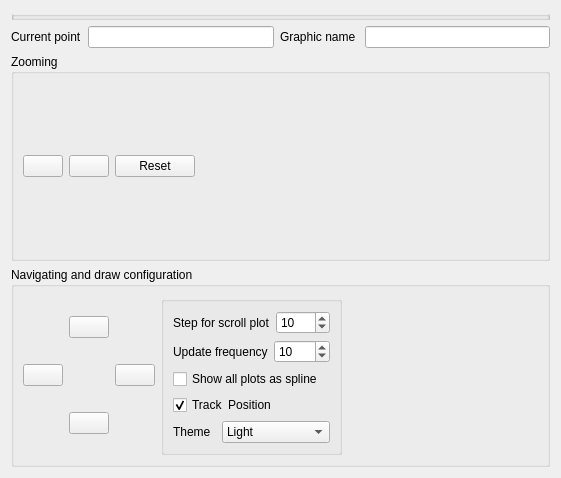
<?xml version="1.0" encoding="UTF-8"?>
<ui version="4.0">
 <class>plotter_graph</class>
 <widget class="QWidget" name="plotter_graph">
  <property name="geometry">
   <rect>
    <x>0</x>
    <y>0</y>
    <width>561</width>
    <height>478</height>
   </rect>
  </property>
  <property name="windowTitle">
   <string>Form</string>
  </property>
  <layout class="QVBoxLayout" name="verticalLayout">
   <item>
    <widget class="QGroupBox" name="gbxGraphs">
     <property name="sizePolicy">
      <sizepolicy hsizetype="Expanding" vsizetype="Expanding">
       <horstretch>0</horstretch>
       <verstretch>0</verstretch>
      </sizepolicy>
     </property>
     <property name="title">
      <string/>
     </property>
     <layout class="QVBoxLayout" name="verticalLayout_2">
      <property name="spacing">
       <number>0</number>
      </property>
      <property name="sizeConstraint">
       <enum>QLayout::SetMaximumSize</enum>
      </property>
      <property name="leftMargin">
       <number>0</number>
      </property>
      <property name="topMargin">
       <number>0</number>
      </property>
      <property name="rightMargin">
       <number>0</number>
      </property>
      <property name="bottomMargin">
       <number>0</number>
      </property>
      <item>
       <layout class="QVBoxLayout" name="loForPlots">
        <property name="spacing">
         <number>6</number>
        </property>
       </layout>
      </item>
     </layout>
    </widget>
   </item>
   <item>
    <layout class="QHBoxLayout" name="horizontalLayout_4">
     <item>
      <widget class="QLabel" name="lblCurPoint">
       <property name="text">
        <string>Current point</string>
       </property>
      </widget>
     </item>
     <item>
      <widget class="QLineEdit" name="edtCurPoint">
       <property name="readOnly">
        <bool>true</bool>
       </property>
      </widget>
     </item>
     <item>
      <widget class="QLabel" name="lblGraphicName">
       <property name="text">
        <string>Graphic name </string>
       </property>
      </widget>
     </item>
     <item>
      <widget class="QLineEdit" name="edtGraphicName">
       <property name="readOnly">
        <bool>true</bool>
       </property>
      </widget>
     </item>
    </layout>
   </item>
   <item>
    <widget class="QGroupBox" name="groupBox">
     <property name="title">
      <string>Zooming</string>
     </property>
     <layout class="QHBoxLayout" name="horizontalLayout">
      <item>
       <widget class="QPushButton" name="btnZoomIn">
        <property name="text">
         <string/>
        </property>
        <property name="icon">
         <iconset resource="plotter_resource.qrc">
          <normaloff>:/icons/resources/plus_blue.png</normaloff>:/icons/resources/plus_blue.png</iconset>
        </property>
       </widget>
      </item>
      <item>
       <widget class="QPushButton" name="btnZoomOut">
        <property name="text">
         <string/>
        </property>
        <property name="icon">
         <iconset resource="plotter_resource.qrc">
          <normaloff>:/icons/resources/minus_blue.png</normaloff>:/icons/resources/minus_blue.png</iconset>
        </property>
       </widget>
      </item>
      <item>
       <widget class="QPushButton" name="btnZoomReset">
        <property name="text">
         <string>Reset</string>
        </property>
       </widget>
      </item>
      <item>
       <spacer name="horizontalSpacer">
        <property name="orientation">
         <enum>Qt::Horizontal</enum>
        </property>
        <property name="sizeHint" stdset="0">
         <size>
          <width>40</width>
          <height>20</height>
         </size>
        </property>
       </spacer>
      </item>
     </layout>
    </widget>
   </item>
   <item>
    <widget class="QGroupBox" name="groupBox_2">
     <property name="sizePolicy">
      <sizepolicy hsizetype="Preferred" vsizetype="Fixed">
       <horstretch>0</horstretch>
       <verstretch>0</verstretch>
      </sizepolicy>
     </property>
     <property name="minimumSize">
      <size>
       <width>0</width>
       <height>0</height>
      </size>
     </property>
     <property name="title">
      <string>Navigating and draw configuration</string>
     </property>
     <layout class="QHBoxLayout" name="horizontalLayout_6">
      <item>
       <layout class="QGridLayout" name="gridButtons">
        <item row="1" column="2">
         <widget class="QPushButton" name="btnGraphicRight">
          <property name="text">
           <string/>
          </property>
          <property name="icon">
           <iconset resource="plotter_resource.qrc">
            <normaloff>:/icons/resources/solid-right.png</normaloff>:/icons/resources/solid-right.png</iconset>
          </property>
         </widget>
        </item>
        <item row="2" column="1">
         <widget class="QPushButton" name="btnGraphicDown">
          <property name="text">
           <string/>
          </property>
          <property name="icon">
           <iconset resource="plotter_resource.qrc">
            <normaloff>:/icons/resources/solid-down.png</normaloff>:/icons/resources/solid-down.png</iconset>
          </property>
         </widget>
        </item>
        <item row="2" column="2">
         <widget class="QLabel" name="lblDownRight">
          <property name="text">
           <string/>
          </property>
         </widget>
        </item>
        <item row="0" column="2">
         <widget class="QLabel" name="lblUpRight">
          <property name="text">
           <string/>
          </property>
         </widget>
        </item>
        <item row="0" column="1">
         <widget class="QPushButton" name="btnGraphicUp">
          <property name="text">
           <string/>
          </property>
          <property name="icon">
           <iconset resource="plotter_resource.qrc">
            <normaloff>:/icons/resources/solid-up.png</normaloff>:/icons/resources/solid-up.png</iconset>
          </property>
         </widget>
        </item>
        <item row="2" column="0">
         <widget class="QLabel" name="lblDownLeft">
          <property name="text">
           <string/>
          </property>
         </widget>
        </item>
        <item row="1" column="0">
         <widget class="QPushButton" name="btnGraphicLeft">
          <property name="minimumSize">
           <size>
            <width>0</width>
            <height>0</height>
           </size>
          </property>
          <property name="text">
           <string/>
          </property>
          <property name="icon">
           <iconset resource="plotter_resource.qrc">
            <normaloff>:/icons/resources/solid-left.png</normaloff>:/icons/resources/solid-left.png</iconset>
          </property>
         </widget>
        </item>
        <item row="0" column="0">
         <widget class="QLabel" name="lblUpLeft">
          <property name="text">
           <string/>
          </property>
         </widget>
        </item>
       </layout>
      </item>
      <item>
       <widget class="QGroupBox" name="gbxPlotOptions">
        <property name="title">
         <string/>
        </property>
        <layout class="QVBoxLayout" name="verticalLayout_3">
         <item>
          <layout class="QHBoxLayout" name="horizontalLayout_2">
           <item>
            <widget class="QLabel" name="lblStepForScrollPlot">
             <property name="text">
              <string>Step for scroll plot</string>
             </property>
            </widget>
           </item>
           <item>
            <widget class="QSpinBox" name="spbStepForScrollPlot">
             <property name="maximum">
              <number>1000</number>
             </property>
             <property name="value">
              <number>10</number>
             </property>
            </widget>
           </item>
          </layout>
         </item>
         <item>
          <layout class="QHBoxLayout" name="horizontalLayout_3">
           <item>
            <widget class="QLabel" name="lblChangeUpdateRate">
             <property name="text">
              <string>Update frequency</string>
             </property>
            </widget>
           </item>
           <item>
            <widget class="QSpinBox" name="spbChangeUpdateRate">
             <property name="maximum">
              <number>1000</number>
             </property>
             <property name="singleStep">
              <number>100</number>
             </property>
             <property name="value">
              <number>10</number>
             </property>
            </widget>
           </item>
          </layout>
         </item>
         <item>
          <widget class="QCheckBox" name="cbxPlotGraphsAsSpline">
           <property name="text">
            <string>Show all plots as spline</string>
           </property>
          </widget>
         </item>
         <item>
          <widget class="QCheckBox" name="cbxSupportPositioning">
           <property name="text">
            <string>Track  Position</string>
           </property>
           <property name="checked">
            <bool>true</bool>
           </property>
          </widget>
         </item>
         <item>
          <layout class="QHBoxLayout" name="horizontalLayout_5">
           <item>
            <widget class="QLabel" name="lblTheme">
             <property name="text">
              <string>Theme</string>
             </property>
            </widget>
           </item>
           <item>
            <widget class="QComboBox" name="cbxChartTheme">
             <item>
              <property name="text">
               <string>Light</string>
              </property>
             </item>
             <item>
              <property name="text">
               <string>Blue Cerulean</string>
              </property>
             </item>
             <item>
              <property name="text">
               <string>Dark</string>
              </property>
             </item>
             <item>
              <property name="text">
               <string>Brown Sand</string>
              </property>
             </item>
             <item>
              <property name="text">
               <string>Blue Ncs</string>
              </property>
             </item>
             <item>
              <property name="text">
               <string>High Contrast</string>
              </property>
             </item>
             <item>
              <property name="text">
               <string>Blue Icy</string>
              </property>
             </item>
             <item>
              <property name="text">
               <string>Theme Qt</string>
              </property>
             </item>
            </widget>
           </item>
          </layout>
         </item>
        </layout>
       </widget>
      </item>
      <item>
       <spacer name="horizontalSpacer_2">
        <property name="orientation">
         <enum>Qt::Horizontal</enum>
        </property>
        <property name="sizeHint" stdset="0">
         <size>
          <width>40</width>
          <height>20</height>
         </size>
        </property>
       </spacer>
      </item>
     </layout>
    </widget>
   </item>
  </layout>
 </widget>
 <resources>
  <include location="plotter_resource.qrc"/>
 </resources>
 <connections/>
 <slots>
  <signal>graphsHaveBeenUpdated()</signal>
  <slot>slotRedrawGraphs()</slot>
 </slots>
</ui>
